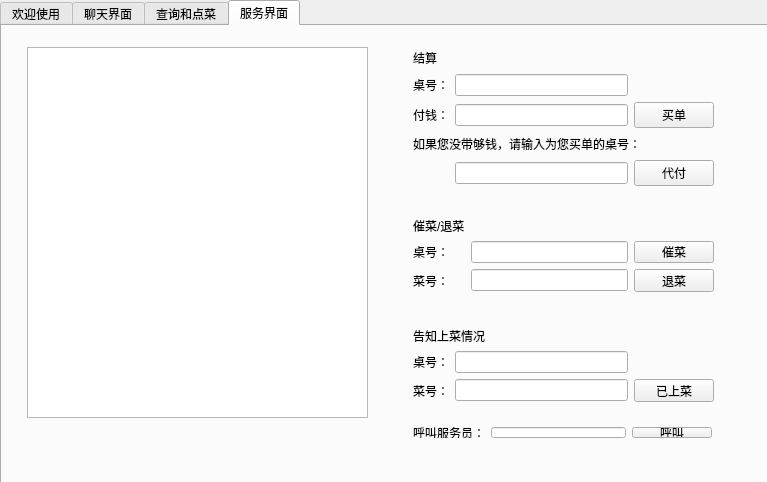
<?xml version="1.0" encoding="UTF-8"?>
<ui version="4.0">
 <class>Dialog</class>
 <widget class="QDialog" name="Dialog">
  <property name="geometry">
   <rect>
    <x>0</x>
    <y>0</y>
    <width>767</width>
    <height>482</height>
   </rect>
  </property>
  <property name="windowTitle">
   <string>客户端</string>
  </property>
  <widget class="QTabWidget" name="tabWidget">
   <property name="geometry">
    <rect>
     <x>0</x>
     <y>0</y>
     <width>771</width>
     <height>491</height>
    </rect>
   </property>
   <property name="currentIndex">
    <number>3</number>
   </property>
   <widget class="QWidget" name="tab0">
    <attribute name="title">
     <string>欢迎使用</string>
    </attribute>
    <widget class="QLabel" name="label_20">
     <property name="geometry">
      <rect>
       <x>220</x>
       <y>10</y>
       <width>401</width>
       <height>51</height>
      </rect>
     </property>
     <property name="font">
      <font>
       <pointsize>15</pointsize>
      </font>
     </property>
     <property name="text">
      <string>欢迎使用FedoraMeow点菜系统～～～～</string>
     </property>
    </widget>
    <widget class="QLabel" name="label_25">
     <property name="geometry">
      <rect>
       <x>440</x>
       <y>240</y>
       <width>311</width>
       <height>21</height>
      </rect>
     </property>
     <property name="font">
      <font>
       <pointsize>15</pointsize>
      </font>
     </property>
     <property name="text">
      <string>祝您使用愉快～～～～～～～～～</string>
     </property>
    </widget>
    <widget class="QWidget" name="">
     <property name="geometry">
      <rect>
       <x>330</x>
       <y>90</y>
       <width>359</width>
       <height>104</height>
      </rect>
     </property>
     <layout class="QVBoxLayout" name="verticalLayout">
      <item>
       <widget class="QLabel" name="label_21">
        <property name="text">
         <string>使用指南：</string>
        </property>
       </widget>
      </item>
      <item>
       <widget class="QLabel" name="label_22">
        <property name="text">
         <string>1.请现在聊天界面连接到服务器端以后再进行别的操作</string>
        </property>
       </widget>
      </item>
      <item>
       <widget class="QLabel" name="label_23">
        <property name="text">
         <string>2.点菜前请先在“查询和点菜“界面中申请桌号</string>
        </property>
       </widget>
      </item>
      <item>
       <widget class="QLabel" name="label_24">
        <property name="text">
         <string>3.服务界面可以实现结帐、呼叫服务员、催菜功能</string>
        </property>
       </widget>
      </item>
     </layout>
    </widget>
   </widget>
   <widget class="QWidget" name="tab1">
    <attribute name="title">
     <string>聊天界面</string>
    </attribute>
    <widget class="QTextBrowser" name="textBrowser">
     <property name="geometry">
      <rect>
       <x>20</x>
       <y>10</y>
       <width>271</width>
       <height>381</height>
      </rect>
     </property>
    </widget>
    <widget class="QWidget" name="layoutWidget">
     <property name="geometry">
      <rect>
       <x>310</x>
       <y>280</y>
       <width>403</width>
       <height>107</height>
      </rect>
     </property>
     <layout class="QGridLayout" name="gridLayout">
      <item row="0" column="0">
       <widget class="QLabel" name="label_3">
        <property name="text">
         <string>对方IP</string>
        </property>
       </widget>
      </item>
      <item row="0" column="1">
       <widget class="QLineEdit" name="lEIP">
        <property name="text">
         <string>127.0.0.1</string>
        </property>
       </widget>
      </item>
      <item row="1" column="0">
       <widget class="QLabel" name="label">
        <property name="text">
         <string>端口号</string>
        </property>
       </widget>
      </item>
      <item row="1" column="1">
       <widget class="QLineEdit" name="lEPort">
        <property name="text">
         <string>3333</string>
        </property>
       </widget>
      </item>
      <item row="1" column="2">
       <widget class="QPushButton" name="pBConn">
        <property name="text">
         <string>连接</string>
        </property>
       </widget>
      </item>
      <item row="1" column="3">
       <widget class="QPushButton" name="pBAbort">
        <property name="enabled">
         <bool>false</bool>
        </property>
        <property name="text">
         <string>断开连接</string>
        </property>
       </widget>
      </item>
      <item row="2" column="0">
       <widget class="QLabel" name="label_2">
        <property name="text">
         <string>编辑栏</string>
        </property>
       </widget>
      </item>
      <item row="2" column="1" colspan="2">
       <widget class="QLineEdit" name="lEMsg"/>
      </item>
      <item row="2" column="3">
       <widget class="QPushButton" name="pBSend">
        <property name="enabled">
         <bool>false</bool>
        </property>
        <property name="text">
         <string>发送消息</string>
        </property>
       </widget>
      </item>
     </layout>
    </widget>
   </widget>
   <widget class="QWidget" name="tab2">
    <attribute name="title">
     <string>查询和点菜</string>
    </attribute>
    <widget class="QTextBrowser" name="textBrowser2">
     <property name="geometry">
      <rect>
       <x>20</x>
       <y>30</y>
       <width>331</width>
       <height>261</height>
      </rect>
     </property>
    </widget>
    <widget class="QLabel" name="label_4">
     <property name="geometry">
      <rect>
       <x>20</x>
       <y>10</y>
       <width>131</width>
       <height>21</height>
      </rect>
     </property>
     <property name="text">
      <string>查询和点菜窗口</string>
     </property>
    </widget>
    <widget class="QPushButton" name="ordButton">
     <property name="geometry">
      <rect>
       <x>220</x>
       <y>320</y>
       <width>111</width>
       <height>71</height>
      </rect>
     </property>
     <property name="text">
      <string>一键下单！</string>
     </property>
    </widget>
    <widget class="QWidget" name="layoutWidget">
     <property name="geometry">
      <rect>
       <x>429</x>
       <y>10</y>
       <width>261</width>
       <height>140</height>
      </rect>
     </property>
     <layout class="QGridLayout" name="gridLayout_2">
      <item row="0" column="0" colspan="2">
       <widget class="QPushButton" name="quecookButton">
        <property name="text">
         <string>查询所有厨师信息</string>
        </property>
       </widget>
      </item>
      <item row="1" column="0" colspan="2">
       <widget class="QPushButton" name="quedishButton">
        <property name="text">
         <string>查询所有菜品信息</string>
        </property>
       </widget>
      </item>
      <item row="2" column="0">
       <widget class="QLineEdit" name="squecookEdit"/>
      </item>
      <item row="2" column="1">
       <widget class="QPushButton" name="squecookButton">
        <property name="enabled">
         <bool>true</bool>
        </property>
        <property name="text">
         <string>输入厨师名字查询</string>
        </property>
       </widget>
      </item>
      <item row="3" column="0">
       <widget class="QLineEdit" name="squedishEdit"/>
      </item>
      <item row="3" column="1">
       <widget class="QPushButton" name="squedishButton">
        <property name="enabled">
         <bool>true</bool>
        </property>
        <property name="text">
         <string>输入菜品名字查询</string>
        </property>
       </widget>
      </item>
     </layout>
    </widget>
    <widget class="QWidget" name="layoutWidget">
     <property name="geometry">
      <rect>
       <x>430</x>
       <y>160</y>
       <width>261</width>
       <height>33</height>
      </rect>
     </property>
     <layout class="QHBoxLayout" name="horizontalLayout">
      <item>
       <widget class="QLabel" name="label_7">
        <property name="text">
         <string>人数：</string>
        </property>
       </widget>
      </item>
      <item>
       <widget class="QLineEdit" name="peonumEdit"/>
      </item>
      <item>
       <widget class="QPushButton" name="tabidButton">
        <property name="text">
         <string>申请桌号</string>
        </property>
       </widget>
      </item>
     </layout>
    </widget>
    <widget class="QLineEdit" name="tableEdit">
     <property name="geometry">
      <rect>
       <x>130</x>
       <y>340</y>
       <width>71</width>
       <height>31</height>
      </rect>
     </property>
    </widget>
    <widget class="QLabel" name="label_19">
     <property name="geometry">
      <rect>
       <x>30</x>
       <y>350</y>
       <width>91</width>
       <height>21</height>
      </rect>
     </property>
     <property name="text">
      <string>请输入桌号：</string>
     </property>
    </widget>
    <widget class="QWidget" name="layoutWidget">
     <property name="geometry">
      <rect>
       <x>430</x>
       <y>310</y>
       <width>261</width>
       <height>97</height>
      </rect>
     </property>
     <layout class="QGridLayout" name="gridLayout_3">
      <item row="0" column="0" colspan="2">
       <widget class="QLabel" name="label_6">
        <property name="text">
         <string>请输入菜品编号和桌号：</string>
        </property>
       </widget>
      </item>
      <item row="1" column="0">
       <widget class="QLineEdit" name="del1Edit"/>
      </item>
      <item row="2" column="0">
       <widget class="QLineEdit" name="del2Edit"/>
      </item>
      <item row="2" column="1">
       <widget class="QPushButton" name="delButton">
        <property name="text">
         <string>删除</string>
        </property>
       </widget>
      </item>
     </layout>
    </widget>
    <widget class="QWidget" name="layoutWidget">
     <property name="geometry">
      <rect>
       <x>430</x>
       <y>200</y>
       <width>270</width>
       <height>97</height>
      </rect>
     </property>
     <layout class="QGridLayout" name="gridLayout_4">
      <item row="0" column="0">
       <widget class="QLabel" name="label_5">
        <property name="text">
         <string>请输入桌号和菜品编号：</string>
        </property>
       </widget>
      </item>
      <item row="1" column="0">
       <widget class="QLineEdit" name="add1Edit"/>
      </item>
      <item row="2" column="0">
       <widget class="QLineEdit" name="add2Edit">
        <property name="text">
         <string/>
        </property>
       </widget>
      </item>
      <item row="2" column="1">
       <widget class="QPushButton" name="addButton">
        <property name="text">
         <string>加入</string>
        </property>
       </widget>
      </item>
     </layout>
    </widget>
   </widget>
   <widget class="QWidget" name="tab3">
    <attribute name="title">
     <string>服务界面</string>
    </attribute>
    <widget class="QTextBrowser" name="textBrowser3">
     <property name="geometry">
      <rect>
       <x>25</x>
       <y>21</y>
       <width>341</width>
       <height>371</height>
      </rect>
     </property>
    </widget>
    <widget class="QWidget" name="layoutWidget">
     <property name="geometry">
      <rect>
       <x>400</x>
       <y>10</y>
       <width>323</width>
       <height>161</height>
      </rect>
     </property>
     <layout class="QGridLayout" name="gridLayout_5">
      <item row="0" column="0">
       <widget class="QLabel" name="label_8">
        <property name="text">
         <string>结算</string>
        </property>
       </widget>
      </item>
      <item row="1" column="0">
       <widget class="QLabel" name="label_9">
        <property name="text">
         <string>桌号：</string>
        </property>
       </widget>
      </item>
      <item row="1" column="1">
       <widget class="QLineEdit" name="monEdit1"/>
      </item>
      <item row="2" column="0">
       <widget class="QLabel" name="label_10">
        <property name="text">
         <string>付钱：</string>
        </property>
       </widget>
      </item>
      <item row="2" column="1">
       <widget class="QLineEdit" name="monEdit2"/>
      </item>
      <item row="2" column="2">
       <widget class="QPushButton" name="monButton">
        <property name="text">
         <string>买单</string>
        </property>
       </widget>
      </item>
      <item row="3" column="0" colspan="3">
       <widget class="QLabel" name="label_11">
        <property name="text">
         <string>如果您没带够钱，请输入为您买单的桌号：</string>
        </property>
       </widget>
      </item>
      <item row="4" column="1">
       <widget class="QLineEdit" name="monEdit3"/>
      </item>
      <item row="4" column="2">
       <widget class="QPushButton" name="monButton2">
        <property name="text">
         <string>代付</string>
        </property>
       </widget>
      </item>
     </layout>
    </widget>
    <widget class="QWidget" name="layoutWidget">
     <property name="geometry">
      <rect>
       <x>400</x>
       <y>180</y>
       <width>323</width>
       <height>97</height>
      </rect>
     </property>
     <layout class="QGridLayout" name="gridLayout_6">
      <item row="0" column="0">
       <widget class="QLabel" name="label_12">
        <property name="text">
         <string>催菜/退菜</string>
        </property>
       </widget>
      </item>
      <item row="1" column="0">
       <widget class="QLabel" name="label_13">
        <property name="text">
         <string>桌号：</string>
        </property>
       </widget>
      </item>
      <item row="1" column="1">
       <widget class="QLineEdit" name="calltabEdit"/>
      </item>
      <item row="2" column="0">
       <widget class="QLabel" name="label_14">
        <property name="text">
         <string>菜号：</string>
        </property>
       </widget>
      </item>
      <item row="2" column="1">
       <widget class="QLineEdit" name="calldishEdit"/>
      </item>
      <item row="2" column="2">
       <widget class="QPushButton" name="decButton">
        <property name="text">
         <string>退菜</string>
        </property>
       </widget>
      </item>
      <item row="1" column="2">
       <widget class="QPushButton" name="callButton">
        <property name="text">
         <string>催菜</string>
        </property>
       </widget>
      </item>
     </layout>
    </widget>
    <widget class="QWidget" name="layoutWidget">
     <property name="geometry">
      <rect>
       <x>400</x>
       <y>290</y>
       <width>323</width>
       <height>97</height>
      </rect>
     </property>
     <layout class="QGridLayout" name="gridLayout_7">
      <item row="0" column="0" colspan="2">
       <widget class="QLabel" name="label_15">
        <property name="text">
         <string>告知上菜情况</string>
        </property>
       </widget>
      </item>
      <item row="1" column="0">
       <widget class="QLabel" name="label_16">
        <property name="text">
         <string>桌号：</string>
        </property>
       </widget>
      </item>
      <item row="1" column="1">
       <widget class="QLineEdit" name="gettabEdit"/>
      </item>
      <item row="2" column="0">
       <widget class="QLabel" name="label_17">
        <property name="text">
         <string>菜号：</string>
        </property>
       </widget>
      </item>
      <item row="2" column="1">
       <widget class="QLineEdit" name="getdishEdit"/>
      </item>
      <item row="2" column="2">
       <widget class="QPushButton" name="getButton">
        <property name="text">
         <string>已上菜</string>
        </property>
       </widget>
      </item>
     </layout>
    </widget>
    <widget class="QWidget" name="layoutWidget">
     <property name="geometry">
      <rect>
       <x>400</x>
       <y>390</y>
       <width>321</width>
       <height>33</height>
      </rect>
     </property>
     <layout class="QGridLayout" name="gridLayout_8">
      <item row="0" column="0">
       <widget class="QLabel" name="label_18">
        <property name="text">
         <string>呼叫服务员：</string>
        </property>
       </widget>
      </item>
      <item row="0" column="1">
       <widget class="QLineEdit" name="callsevEdit"/>
      </item>
      <item row="0" column="2">
       <widget class="QPushButton" name="callsevButton">
        <property name="text">
         <string>呼叫</string>
        </property>
       </widget>
      </item>
     </layout>
    </widget>
   </widget>
  </widget>
 </widget>
 <layoutdefault spacing="6" margin="11"/>
 <resources/>
 <connections>
  <connection>
   <sender>lEMsg</sender>
   <signal>textChanged(QString)</signal>
   <receiver>Dialog</receiver>
   <slot>EnableSendButton(QString)</slot>
   <hints>
    <hint type="sourcelabel">
     <x>420</x>
     <y>415</y>
    </hint>
    <hint type="destinationlabel">
     <x>393</x>
     <y>17</y>
    </hint>
   </hints>
  </connection>
 </connections>
 <slots>
  <slot>EnableSendButton(QString)</slot>
 </slots>
</ui>
